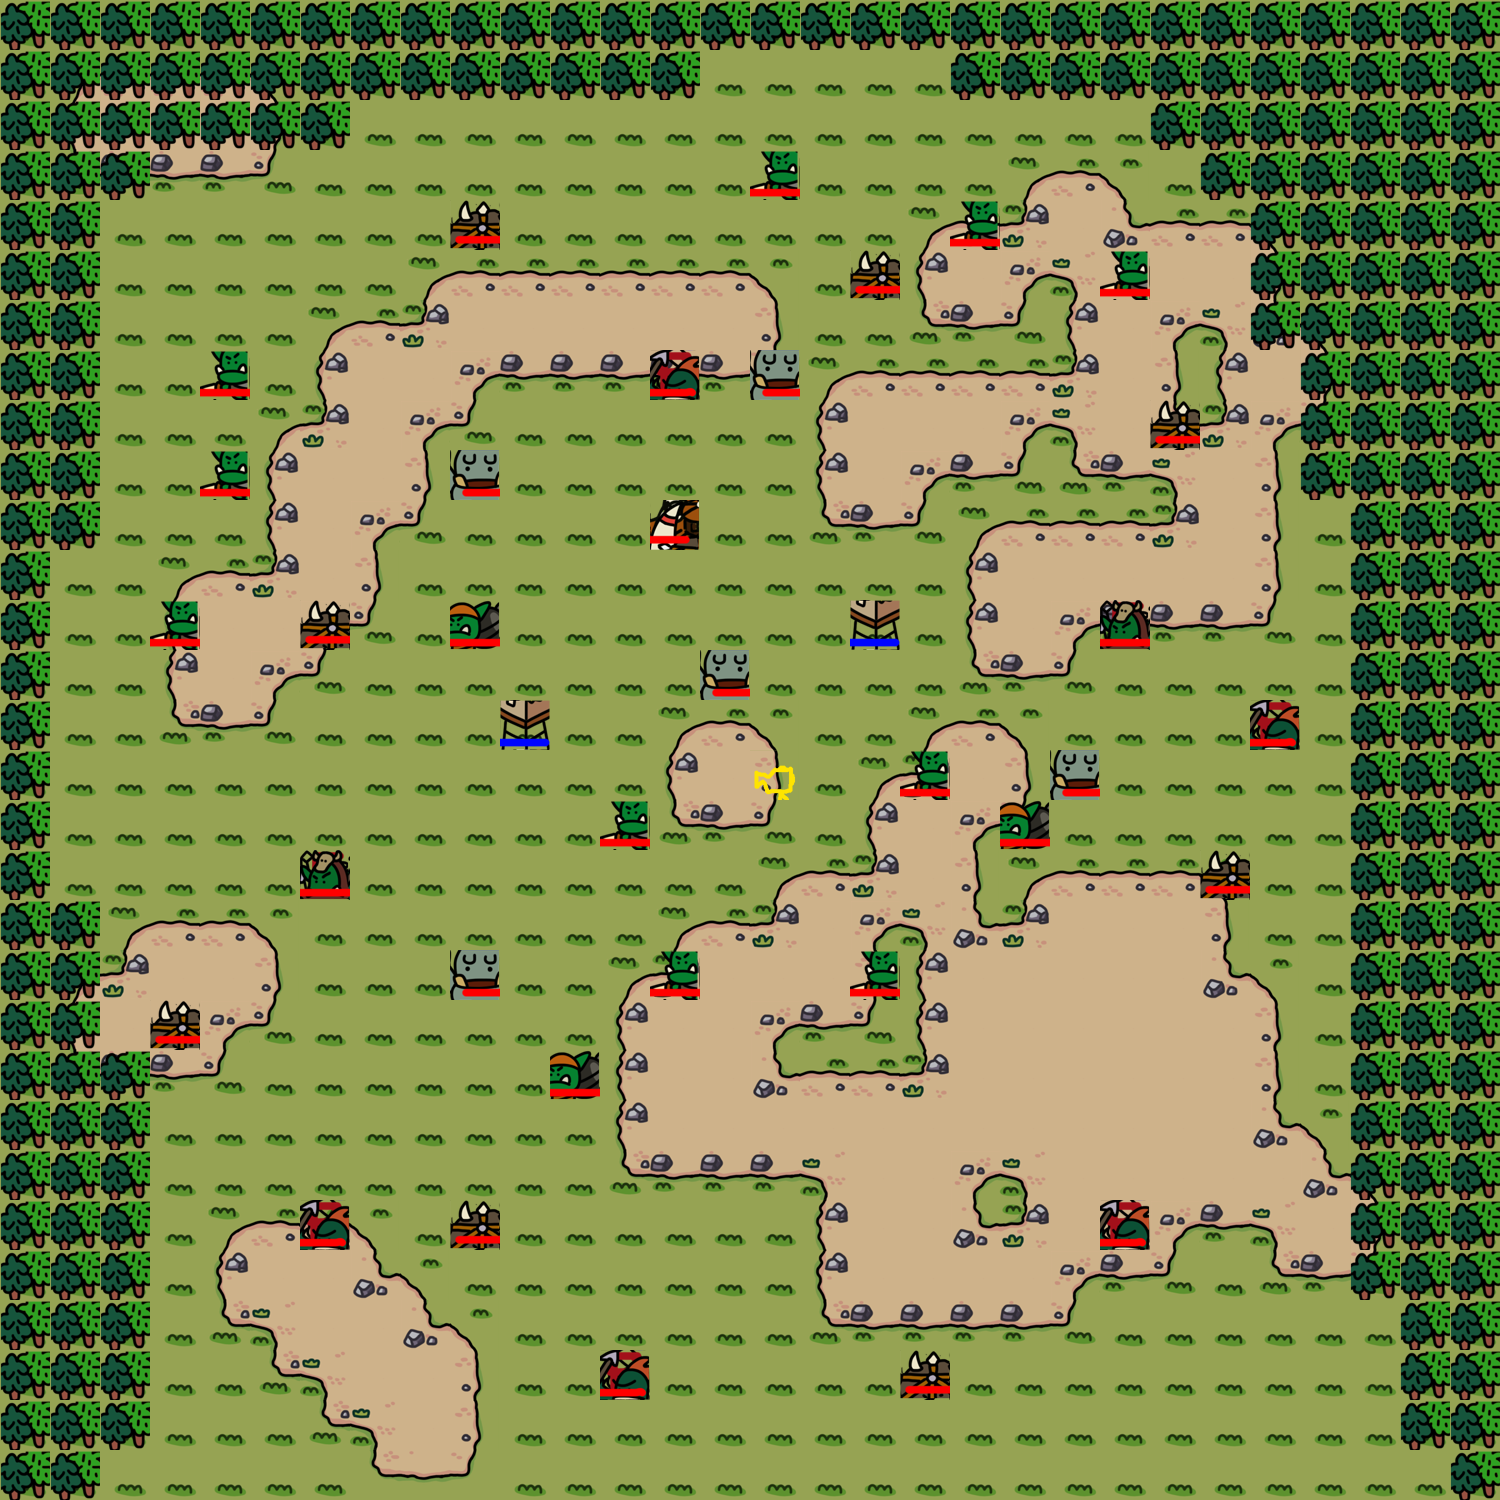

Tiled map render using the project's own tile images. Description and the map definition, with tile-layer contents summarised, below:
An orthogonal 30x30 tile map with 50x50 px tiles, 4 tile layers (stage, soil, deco, unit).

<map version="1.0" orientation="orthogonal" renderorder="right-down" width="30" height="30" tilewidth="50" tileheight="50" nextobjectid="1">
 <tileset firstgid="1" name="grassTilemap" tilewidth="50" tileheight="50" tilecount="200">
  <image source="50TileSet.png" width="512" height="1024" />
  <terraintypes>
   <terrain name="soil" tile="-1" />
  </terraintypes>
  <tile id="30" terrain=",,,0" />
  <tile id="31" terrain=",,0,0" />
  <tile id="32" terrain=",,0," />
  <tile id="33" terrain="0,0,0," />
  <tile id="34" terrain="0,0,,0" />
  <tile id="40" terrain=",0,,0" />
  <tile id="41" terrain="0,0,0,0" />
  <tile id="42" terrain="0,,0," />
  <tile id="43" terrain="0,,0,0" />
  <tile id="44" terrain=",0,0,0" />
  <tile id="50" terrain=",0,," />
  <tile id="51" terrain="0,0,," />
  <tile id="52" terrain="0,,," />
 </tileset>
 <layer name="stage" width="30" height="30">
  <data>[900 cells, 900 non-empty, 2 distinct tile ids]</data>
 </layer>
 <layer name="soil" width="30" height="30">
  <data>[900 cells, 349 non-empty, 16 distinct tile ids]</data>
 </layer>
 <layer name="deco" width="30" height="30">
  <data>[900 cells, 213 non-empty, 1 distinct tile ids]</data>
 </layer>
 <layer name="unit" width="30" height="30">
  <data>[900 cells, 37 non-empty, 9 distinct tile ids]</data>
 </layer>
</map>
